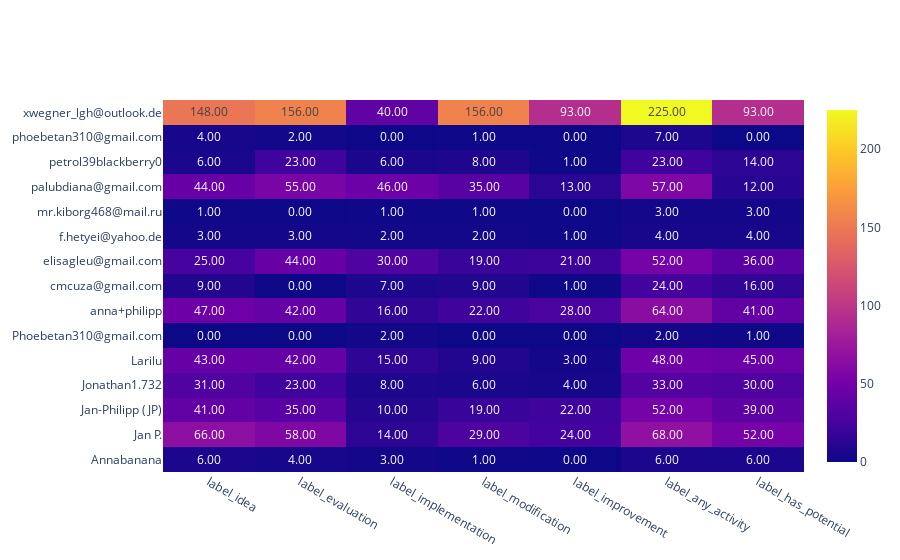

The cell this chart's notebook holds for it:
### Code cell
label_stats.plot_label_counts_by_labeller(normalize=False)

### Figure 1 — Plotly figure (JSON) as saved in the notebook; plotly's stock layout.template omitted (floating-point values rounded to 4 significant figures)
{"data": [{"text": [[6, 4, 3, 1, 0, 6, 6], [66, 58, 14, 29, 24, 68, 52], [41, 35, 10, 19, 22, 52, 39], [31, 23, 8, 6, 4, 33, 30], [43, 42, 15, 9, 3, 48, 45], [0, 0, 2, 0, 0, 2, 1], [47, 42, 16, 22, 28, 64, 41], [9, 0, 7, 9, 1, 24, 16], [25, 44, 30, 19, 21, 52, 36], [3, 3, 2, 2, 1, 4, 4], [1, 0, 1, 1, 0, 3, 3], [44, 55, 46, 35, 13, 57, 12], [6, 23, 6, 8, 1, 23, 14], [4, 2, 0, 1, 0, 7, 0], [148, 156, 40, 156, 93, 225, 93]], "texttemplate": "%{text:.2f}", "x": ["label_idea", "label_evaluation", "label_implementation", "label_modification", "label_improvement", "label_any_activity", "label_has_potential"], "y": ["Annabanana", "Jan P.", "Jan-Philipp (JP)", "Jonathan1.732", "Larilu", "Phoebetan310@gmail.com", "anna+philipp", "cmcuza@gmail.com", "elisagleu@gmail.com", "f.hetyei@yahoo.de", "mr.kiborg468@mail.ru", "palubdiana@gmail.com", "petrol39blackberry0", "phoebetan310@gmail.com", "xwegner_lgh@outlook.de"], "z": [[6, 4, 3, 1, 0, 6, 6], [66, 58, 14, 29, 24, 68, 52], [41, 35, 10, 19, 22, 52, 39], [31, 23, 8, 6, 4, 33, 30], [43, 42, 15, 9, 3, 48, 45], [0, 0, 2, 0, 0, 2, 1], [47, 42, 16, 22, 28, 64, 41], [9, 0, 7, 9, 1, 24, 16], [25, 44, 30, 19, 21, 52, 36], [3, 3, 2, 2, 1, 4, 4], [1, 0, 1, 1, 0, 3, 3], [44, 55, 46, 35, 13, 57, 12], [6, 23, 6, 8, 1, 23, 14], [4, 2, 0, 1, 0, 7, 0], [148, 156, 40, 156, 93, 225, 93]], "type": "heatmap"}], "layout": {}}
